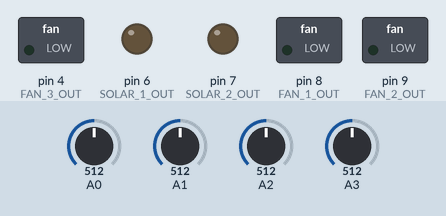
Recording of a sketch running on a simulated Arduino Uno, built with avr-gcc and run on an emulated ATmega328P. Parts: switched loads named in the sketch (green lamp = pin HIGH), output pins drawn as LEDs (lit = HIGH). The test bench sets the inputs (shaded band); at power-on: A0 = 512, A1 = 512, A2 = 512, A3 = 512.

Above: at 0.1 s.
At 60.2 s:
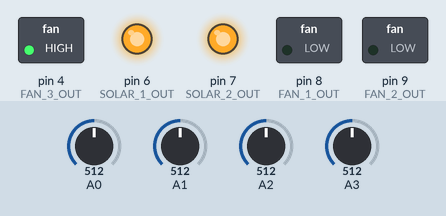
Timing chart, 0 to 61.7 s (numbered marks = the images above):
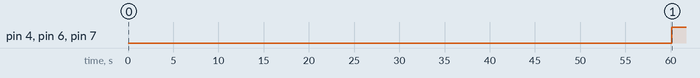

The sketch:

grenier_wifi_stripped.ino
```cpp
/* digital outputs */
#define SOLAR_1_OUT 6
#define SOLAR_2_OUT 7
#define FAN_1_OUT 8  //set to high if temp > high
#define FAN_2_OUT 9 //set to high if temp > high
#define FAN_3_OUT 4 //set to high if solar is strong

/* analog inputs */
#define TEMP_1_IN 0
#define TEMP_2_IN 1
#define VOLTAGE_1_IN 2
#define VOLTAGE_2_IN 3


/* reference voltages */
const int referenceVolts = 5;
const float charged = 12.0;

/* resistor divider network for voltage measurement */
const float voltageDivider = 10.0;

/* timing constants */
const int measurementTime = 100;
const unsigned long sleepTime = 60000;

/* threshold temperatures */
const float hot = 24.0;
const float extra_hot = 30.0;

/* NTC polynomial coefficients for voltage to temperature conversion */
const float a3 = 3.296;
const float b2 = -22.378;
const float c1 =  70.951;
const float d = -49.382;

/* global variables */
unsigned long start_time;
unsigned long time;
unsigned long leap_time;
unsigned long elapsed = 0;
int source_one_status;
int source_two_status;
int fan_status;
int extra_fan_status;

float temp1;
float temp2;
float volt1;
float volt2;

/* program start */

void setup(){
  start_time = millis();
  pinMode(SOLAR_1_OUT, OUTPUT);
  pinMode(SOLAR_2_OUT, OUTPUT);
  pinMode(FAN_1_OUT, OUTPUT);
  pinMode(FAN_2_OUT, OUTPUT);
  pinMode(FAN_3_OUT, OUTPUT);

  Serial.begin(115200);
  time = millis();
}

void loop(){
  temp1 = readTemp(TEMP_1_IN);
  temp2 = readTemp(TEMP_2_IN);
  volt1 = readVoltage(VOLTAGE_1_IN);
  volt2 = readVoltage(VOLTAGE_2_IN);
  leap_time = millis();
  if (leap_time > time + sleepTime){
    source_one_status = setPowerSource(volt1, SOLAR_1_OUT);
    source_two_status = setPowerSource(volt2, SOLAR_2_OUT);
    fan_status = controlFans(temp1, temp2);
    extra_fan_status = controlExtraFan(temp1, temp2);
    time = leap_time;
  }
  elapsed = leap_time - start_time;
}

/* functions */

float valToVolts(int val){
  return (val / 1023.0) * referenceVolts * voltageDivider;
}

float getTemp(int in){
    float volts = (analogRead(in) / 1023.0) * referenceVolts;
    return a3*volts*volts*volts + b2*volts*volts + c1*volts + d;
}

float readTemp(int in){
  float temp = getTemp(in);
  delay(measurementTime);
  return temp;
}

float readVoltage(int in){
  float volts = valToVolts(analogRead(in));
  delay(measurementTime);
  return volts;
}

int setPowerSource(float volts, int out){
  int power_level = LOW;
  if (volts > charged) {
    power_level = HIGH;
  }
  digitalWrite(out, power_level);
  return power_level;
}

int controlFans(float temp1, float temp2){
  int fan = LOW;
  if (temp2 > hot and temp2 > temp1){
    fan = HIGH;
  }
  digitalWrite(FAN_1_OUT, fan);
  digitalWrite(FAN_2_OUT, fan);
  return fan;
}

int controlExtraFan(float temp1, float temp2){
  int extra_fan = LOW;
  if (temp1 > extra_hot or temp2 > extra_hot){
    extra_fan = HIGH;
  }
  digitalWrite(FAN_3_OUT, extra_fan);
  return extra_fan;
}
```

Measured:
- by itself, pin 4 (FAN_3_OUT), pin 6 (SOLAR_1_OUT), pin 7 (SOLAR_2_OUT): LOW → HIGH at 60.1 s
